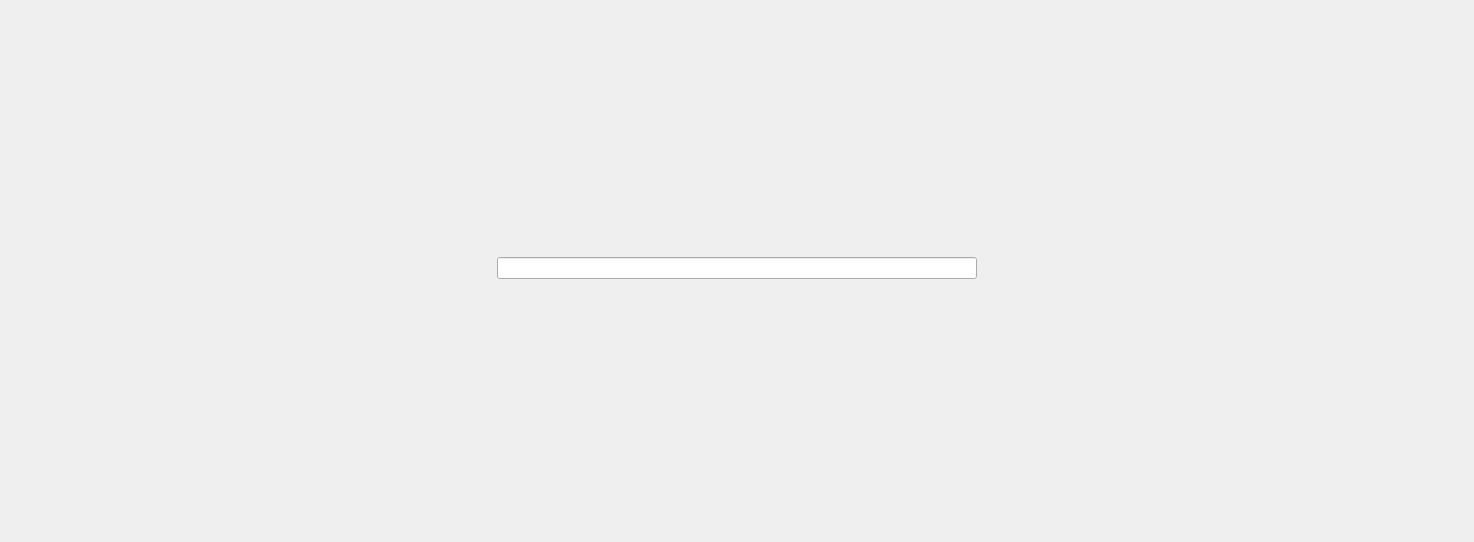
<?xml version="1.0" encoding="UTF-8"?>
<ui version="4.0">
 <class>Form</class>
 <widget class="QWidget" name="Form">
  <property name="geometry">
   <rect>
    <x>0</x>
    <y>0</y>
    <width>1470</width>
    <height>536</height>
   </rect>
  </property>
  <property name="sizePolicy">
   <sizepolicy hsizetype="Preferred" vsizetype="Preferred">
    <horstretch>0</horstretch>
    <verstretch>0</verstretch>
   </sizepolicy>
  </property>
  <property name="windowTitle">
   <string>ADC Control</string>
  </property>
  <layout class="QGridLayout" name="gridLayout_2">
   <item row="0" column="2" rowspan="4">
    <widget class="QwtPlot" name="graphD">
     <property name="minimumSize">
      <size>
       <width>480</width>
       <height>480</height>
      </size>
     </property>
    </widget>
   </item>
   <item row="0" column="0" rowspan="4">
    <widget class="QwtPlot" name="graphA">
     <property name="minimumSize">
      <size>
       <width>480</width>
       <height>480</height>
      </size>
     </property>
    </widget>
   </item>
   <item row="3" column="1">
    <widget class="QwtPlot" name="graphC">
     <property name="minimumSize">
      <size>
       <width>480</width>
       <height>240</height>
      </size>
     </property>
    </widget>
   </item>
   <item row="0" column="1">
    <widget class="QwtPlot" name="graphB">
     <property name="minimumSize">
      <size>
       <width>480</width>
       <height>240</height>
      </size>
     </property>
    </widget>
   </item>
   <item row="1" column="1">
    <widget class="QLineEdit" name="editStd">
     <property name="readOnly">
      <bool>true</bool>
     </property>
    </widget>
   </item>
  </layout>
 </widget>
 <customwidgets>
  <customwidget>
   <class>QwtPlot</class>
   <extends>QFrame</extends>
   <header>qwt_plot.h</header>
  </customwidget>
 </customwidgets>
 <resources/>
 <connections/>
</ui>
